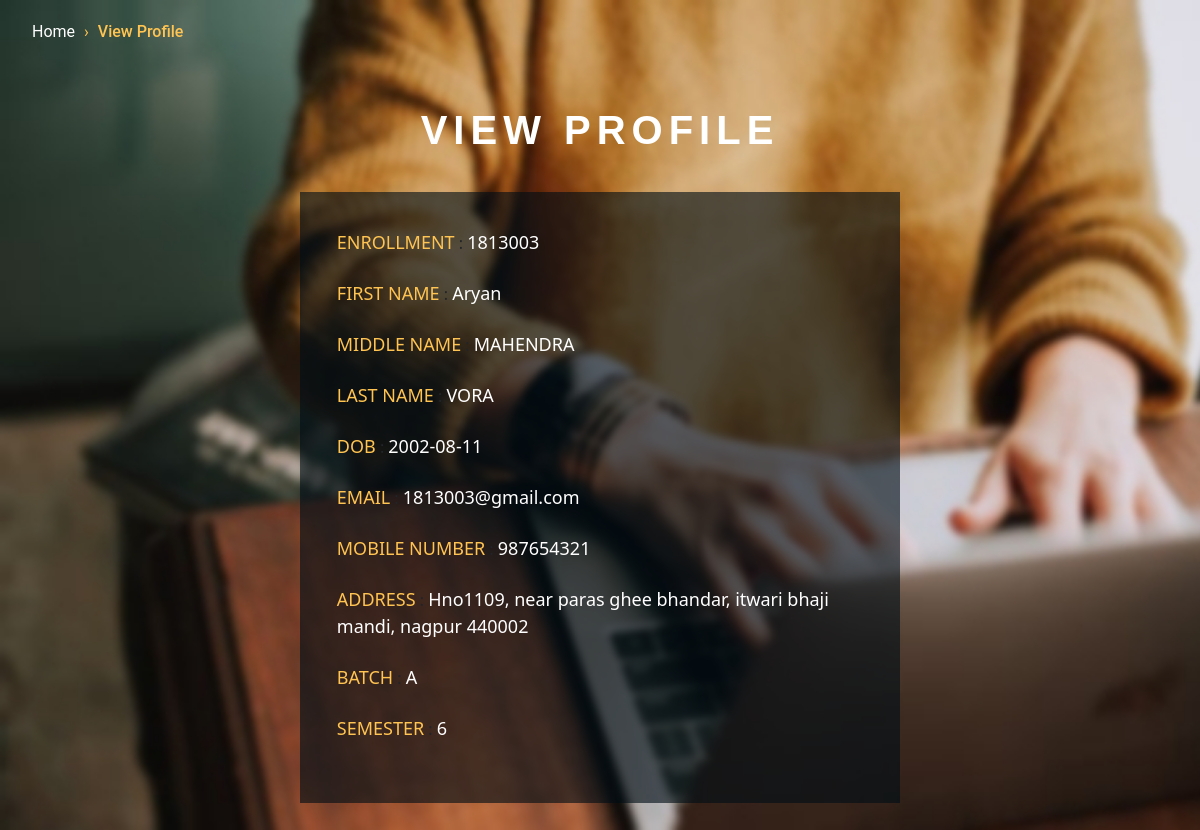
Screenshot of /Files/profile_view_student.php (signed in) with the database file from the repository.
### tables this page shows
CREATE TABLE `students` (
  `enrollment` int(7) NOT NULL,
  `first name` varchar(100) NOT NULL,
  `middle name` varchar(100) NOT NULL,
  `last name` varchar(100) NOT NULL,
  `dob` date NOT NULL,
  `email` varchar(100) NOT NULL,
  `mobile number` bigint(10) NOT NULL,
  `address` text NOT NULL,
  `password` varchar(100) NOT NULL,
  `batch` text NOT NULL,
  `semester` int(11) NOT NULL DEFAULT 1
);

### Files/profile_view_student.php (the view, shortened to what this page needs)
<?php
include("conn.php");
$enroll = $_SESSION['enrollid'];
?>
<html>
<head>
  <link href="https://cdn.jsdelivr.net/npm/bootstrap@5.0.1/dist/css/bootstrap.min.css" rel="stylesheet">
</head>
<body class="agileits_w3layouts" style="background-color: black;">
  <ul class="breadcrumbs">
    <li class="breadcrumbs__item">
      <a href="StudentHome.php" class="breadcrumbs__link">Home</a>
    </li>
    <li class="breadcrumbs__item">
      <a href="profile_view_student.php" class="breadcrumbs__link breadcrumbs__link--active">View Profile</a>
    </li>
  </ul>
  <h1 class="agile_head text-center"> VIEW PROFILE</h1>
  <div class=" w3layouts_main wrap">
    <?php
    $sql = "SELECT * FROM students where enrollment = $enroll";
    $res = mysqli_query($conn, $sql);
    $row = mysqli_fetch_assoc($res);
    foreach ($row as $key => $value) {
      if ($key == 'password')
        continue;
      echo '<span style="font-size: large; font-family: `Montserrat`, sans-serif; text-align:left; color: #ffc451">' . strtoupper($key) . '</span> : <span style="font-size: large; text-align:left; color: white">' . ucfirst($value) . '</span><br><br>';
    }
    ?>
  </div>
</body>
</html>

### Files/profile_view_student.php (style rules this page uses)
.agileits_w3layouts { background-image: url("../assets/img/tempbg.jpg"); background-repeat: no-repeat; background-size: cover; background-attachment: fixed; }
h1.agile_head { padding-top: 1em; font-size: 2.5em; text-transform: uppercase; color: #fff; font-weight: 600; font-family: 'Montserrat', sans-serif; letter-spacing: 6px; line-height: 1.5; }
.wrap { padding: 2.3em; width: 50%; margin: 2em auto; background: rgba(1, 14, 21, 0.62); }
.breadcrumbs { font-family: 'Roboto', sans-serif; }
.breadcrumbs__item { display: inline-block; margin-top: 20px; }
.breadcrumbs__item:not(:last-of-type)::after { content: '\203a'; margin: 0 5px; color: #ffc451; }
.breadcrumbs__link { text-decoration: none; color: white; }
.breadcrumbs__link--active { color: #ffc451; font-weight: 500; }

### rows the page displays
students: enrollment "1813003", first name "Aryan", middle name "MAHENDRA", last name "VORA", dob "2002-08-11", email "1813003@gmail.com", mobile number "987654321", address "Hno1109, near paras ghee bhandar, itwari bhaji mandi, nagpur 440002", batch "A", semester "6"

### other values shown
$key "ENROLLMENT"
$key "FIRST NAME"
$key "MIDDLE NAME"
$key "LAST NAME"
$key "DOB"
$key "EMAIL"
$key "MOBILE NUMBER"
$key "ADDRESS"
$key "BATCH"
$key "SEMESTER"
